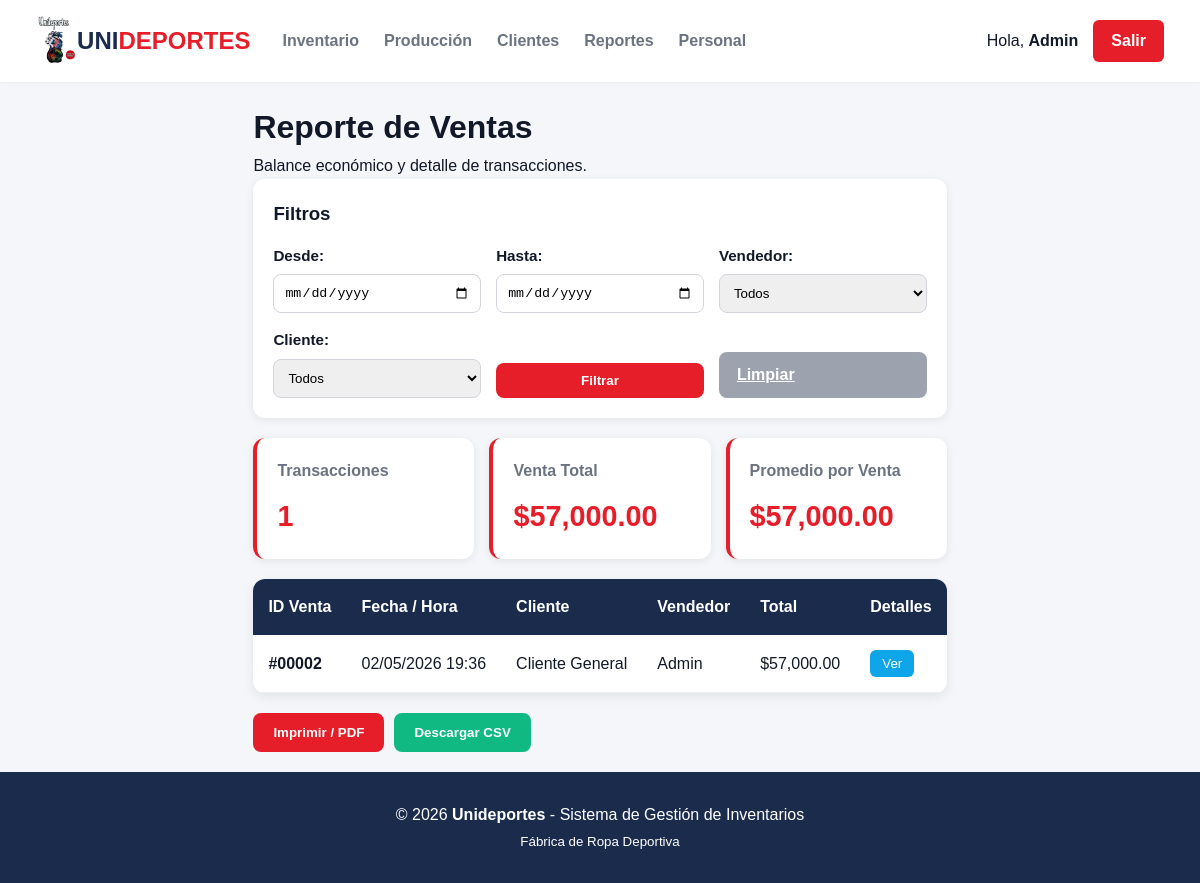
/views/reportes_ventas.php (signed in), run on an earlier commit of the app's database.
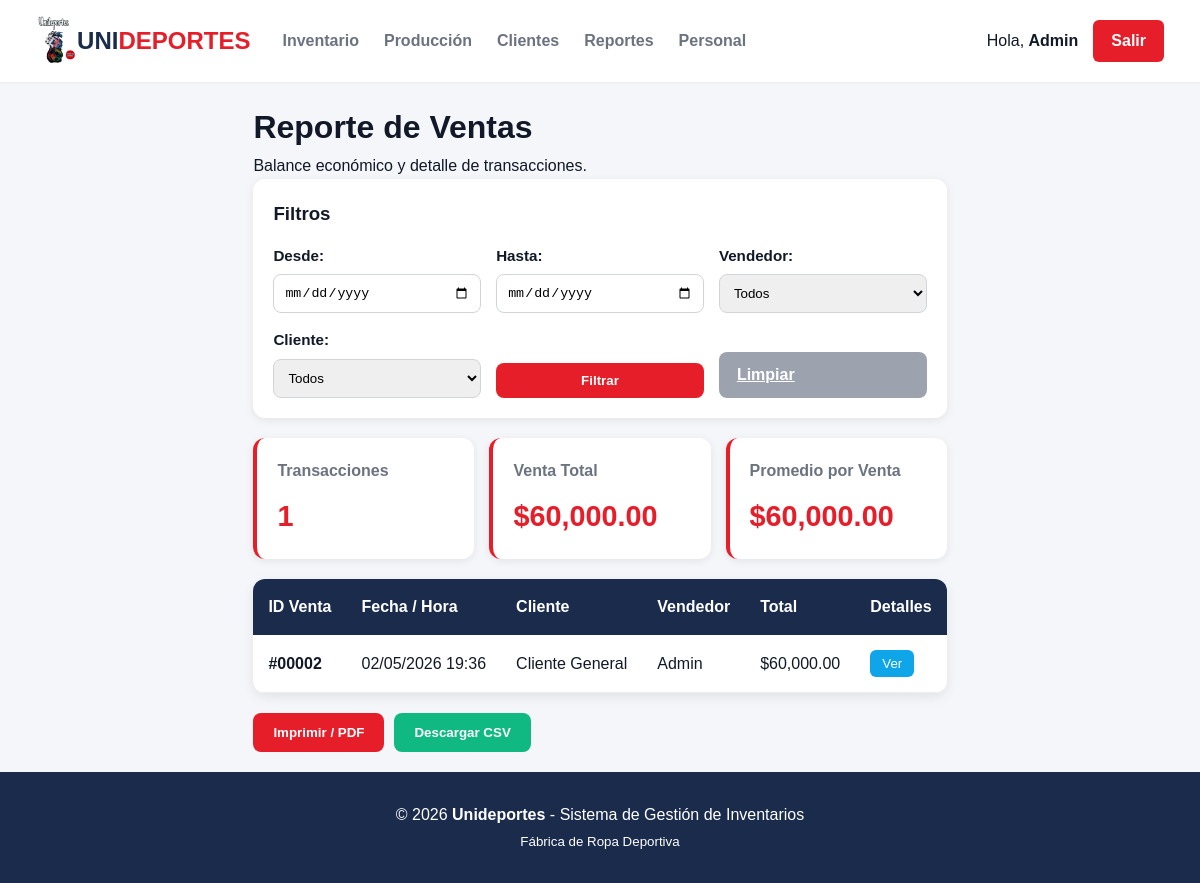
And on a later commit of the database.
### tables this page shows
CREATE TABLE IF NOT EXISTS `ventas` (
  `id` int(11) NOT NULL AUTO_INCREMENT,
  `cliente_id` int(11) NOT NULL,
  `vendedor_id` int(11) NOT NULL,
  `total_venta` decimal(10,2) NOT NULL DEFAULT 0.00,
  `fecha_venta` datetime NOT NULL DEFAULT current_timestamp(),
  PRIMARY KEY (`id`),
  KEY `idx_ventas_cliente` (`cliente_id`),
  KEY `idx_ventas_vendedor` (`vendedor_id`),
  CONSTRAINT `fk_ventas_cliente` FOREIGN KEY (`cliente_id`) REFERENCES `clientes` (`id`) ON UPDATE CASCADE ON DELETE RESTRICT,
  CONSTRAINT `fk_ventas_vendedor` FOREIGN KEY (`vendedor_id`) REFERENCES `usuarios` (`id`) ON UPDATE CASCADE ON DELETE RESTRICT
);

CREATE TABLE IF NOT EXISTS `clientes` (
  `id` int(11) NOT NULL AUTO_INCREMENT,
  `nombre_completo` varchar(150) NOT NULL,
  `nit_cedula` varchar(30) NOT NULL,
  `telefono` varchar(30) DEFAULT NULL,
  `email` varchar(100) DEFAULT NULL,
  `tipo_cliente` varchar(30) NOT NULL DEFAULT 'Individual',
  `created_at` timestamp NOT NULL DEFAULT current_timestamp(),
  PRIMARY KEY (`id`),
  UNIQUE KEY `uq_clientes_nit_cedula` (`nit_cedula`)
);

CREATE TABLE IF NOT EXISTS `usuarios` (
  `id` int(11) NOT NULL AUTO_INCREMENT,
  `name` varchar(50) DEFAULT NULL,
  `lastname` varchar(50) DEFAULT NULL,
  `username` varchar(50) NOT NULL,
  `password` varchar(255) NOT NULL,
  `email` varchar(100) DEFAULT NULL,
  `role` enum('admin','colaborador','vendedor') DEFAULT 'colaborador',
  `created_at` timestamp NOT NULL DEFAULT current_timestamp(),
  PRIMARY KEY (`id`),
  UNIQUE KEY `username` (`username`)
);

### views/reportes_ventas.php (the view, shortened to what this page needs)
<?php
$conn = connection();
$filtro_fecha_desde = $_GET['fecha_desde'] ?? '';
$filtro_fecha_hasta = $_GET['fecha_hasta'] ?? '';
$where_parts = [];
$where_clause = !empty($where_parts) ? "WHERE " . implode(" AND ", $where_parts) : "";
$sql = "SELECT v.id, v.total_venta, v.fecha_venta, c.id AS cliente_id, c.nombre_completo AS cliente, u.id AS vendedor_id, u.username AS vendedor
        FROM ventas v
        INNER JOIN clientes c ON v.cliente_id = c.id
        INNER JOIN usuarios u ON v.vendedor_id = u.id
        $where_clause
        ORDER BY v.fecha_venta DESC";
$query = mysqli_query($conn, $sql);
$total_ventas = 0;
$cantidad_transacciones = 0;
$datos_ventas = [];
while ($row = mysqli_fetch_assoc($query)) {
    $datos_ventas[] = $row;
    $total_ventas += $row['total_venta'];
    $cantidad_transacciones++;
}
include(__DIR__ . "/header.php");
?>
<div class="reporte-page">
    <div class="reporte-header">
        <div>
            <h1> Reporte de Ventas</h1>
            <p>Balance económico y detalle de transacciones.</p>
        </div>
    </div>
    <div class="filtros-section">
        <h3> Filtros</h3>
        <form method="GET" class="filtros-form">
            <div class="filtro-grupo">
                <label>Desde:</label>
                <input type="date" name="fecha_desde" value="<?= htmlspecialchars($filtro_fecha_desde) ?>">
            </div>
            <div class="filtro-grupo">
                <label>Hasta:</label>
                <input type="date" name="fecha_hasta" value="<?= htmlspecialchars($filtro_fecha_hasta) ?>">
            </div>
            <div class="filtro-grupo">
                <label>Vendedor:</label>
                <select name="vendedor">
                    <option value="">Todos</option>
                </select>
            </div>
            <div class="filtro-grupo">
                <label>Cliente:</label>
                <select name="cliente">
                    <option value="">Todos</option>
                </select>
            </div>
            <button type="submit" class="btn-filtrar"> Filtrar</button>
            <a href="reportes_ventas.php" class="btn-limpiar"> Limpiar</a>
        </form>
    </div>
    <div class="resumen-totales">
        <div class="total-card">
            <p>Transacciones</p>
            <h2><?= $cantidad_transacciones ?></h2>
        </div>
        <div class="total-card">
            <p>Venta Total</p>
            <h2>$<?= number_format($total_ventas, 2, '.', ',') ?></h2>
        </div>
        <div class="total-card">
            <p>Promedio por Venta</p>
            <h2>$<?= number_format($cantidad_transacciones > 0 ? $total_ventas / $cantidad_transacciones : 0, 2, '.', ',') ?></h2>
        </div>
    </div>
    <section class="users-table">
        <table id="tablasVentas" class="tabla-reportes">
            <thead>
                <tr>
                    <th>ID Venta</th>
                    <th>Fecha / Hora</th>
                    <th>Cliente</th>
                    <th>Vendedor</th>
                    <th class="text-right">Total</th>
                    <th>Detalles</th>
                </tr>
            </thead>
            <tbody>
                <?php foreach ($datos_ventas as $venta): ?>
                <tr>
                    <td><strong>#<?= str_pad($venta['id'], 5, "0", STR_PAD_LEFT) ?></strong></td>
                    <td><?= date("d/m/Y H:i", strtotime($venta['fecha_venta'])) ?></td>
                    <td><?= htmlspecialchars($venta['cliente']) ?></td>
                    <td><span class="user-tag"><?= htmlspecialchars(ucfirst($venta['vendedor'])) ?></span></td>
                    <td class="text-right total-bold">$<?= number_format($venta['total_venta'], 2, '.', ',') ?></td>
                    <td>
                        <button type="button" class="toggle-detalle-venta" data-venta-id="<?= $venta['id'] ?>"> Ver</button>
                    </td>
                </tr>
                <?php endforeach; ?>
            </tbody>
        </table>
    </section>
    <div class="acciones-reporte">
        <button onclick="window.print()" class="btn-imprimir"> Imprimir / PDF</button>
        <button onclick="exportarCSV()" class="btn-exportar"> Descargar CSV</button>
    </div>
</div>
<?php include(__DIR__ . "/footer.php"); ?>

### views/header.php (shortened to what this page needs)
<?php
$usuario_nombre = $_SESSION['username'] ?? 'Invitado';
$rol_usuario = $_SESSION['role'] ?? 'colaborador';
?>
<!DOCTYPE html>
<html lang="es">
<head>
       <link rel="stylesheet" href="../assets/css/style.css">
    <link rel="stylesheet" href="/unideportes-system/assets/CSS/style.css?v=<?php echo time(); ?>">
</head>
<body>
<header class="main-header">
    <div class="nav-container">
        <a class="logo" href="<?= ($rol_usuario == 'admin') ? 'panel_admin.php' : 'panel_vendedor.php' ?>">
            <img src="/unideportes-system/assets/logo-imagenes/logo-unideportes.png" alt="Logo Unideportes" class="logo-img">
            UNI<span style="color: var(--primary);">DEPORTES</span>
        </a>
        <nav class="main-nav">
            <ul class="nav-list">
                <li><a href="inventario.php">Inventario</a></li>
                <li><a href="pedidos.php">Producción</a></li>
                <li><a href="clientes.php">Clientes</a></li>
                <?php if ($rol_usuario == 'admin'): ?>
                    <li><a href="reportes_ventas.php">Reportes</a></li>
                    <li><a href="admin_user.php">Personal</a></li>
                <?php endif; ?>
            </ul>
        </nav>
        <div class="user-info">
            <span>Hola, <strong><?= ucfirst($usuario_nombre) ?></strong></span>
            <a href="/unideportes-system/controllers/logout.php" class="btn-salir">Salir</a>
        </div>
    </div>
</header>

### views/footer.php
<footer class="main-footer">
        <div class="footer-content">
            <p>&copy; <?php echo date("Y"); ?> <strong>Unideportes</strong> - Sistema de Gestión de Inventarios</p>
            <small>Fábrica de Ropa Deportiva</small>
        </div>
    </footer>
    </body>
</html>

### assets/CSS/style.css (style rules this page uses)
:root { --primary: #E61E2A; --primary-dark: #c91a25; --navy: #1A2B4C; --bg: #f4f6f9; --card: #ffffff; --text: #111827; --text-light: #6B7280; --border: #e5e7eb; --success: #10b981; --warning: #f59e0b; --danger: #ef4444; --radius: 12px; --radius-sm: 6px; --shadow-sm: 0 1px 2px rgba(0,0,0,0.05); --shadow-md: 0 4px 6px rgba(0,0,0,0.1); --shadow-lg: 0 10px 15px rgba(0,0,0,0.1); --font-main: 'Quattrocento', sans-serif; }
*, *::before, *::after { margin: 0; padding: 0; box-sizing: border-box; }
body { font-family: var(--font-main); background-color: var(--bg); color: var(--text); line-height: 1.6; min-height: 100vh; display: flex; flex-direction: column; }
.main-header { background: var(--card); box-shadow: var(--shadow-sm); padding: 1rem; position: sticky; top: 0; z-index: 1000; }
.nav-container { display: flex; align-items: center; justify-content: space-between; max-width: 1300px; margin: 0 auto; padding: 0 20px; }
.logo { text-decoration: none; color: var(--navy); font-weight: 700; font-size: 1.5rem; display: flex; align-items: center; }
.main-nav { flex-grow: 1; margin: 0 2rem; }
.nav-list { display: flex; list-style: none; gap: 25px; align-items: center; }
.nav-list a { text-decoration: none; color: var(--text-light); font-weight: 600; transition: color 0.3s; }
.user-info { display: flex; align-items: center; gap: 15px; }
.btn-salir { background: var(--primary); color: white; padding: 8px 18px; border-radius: var(--radius-sm); text-decoration: none; font-weight: 600; }
footer.main-footer { background: var(--navy); color: white; text-align: center; padding: 30px 0; margin-top: auto; }
.logo img { max-height: 40px; max-width: 100%; height: auto; display: block; object-fit: contain; }
@media (min-width: 1200px) { .logo img { max-height: 50px; } }

### views/reportes_ventas.php (style rules this page uses)
.reporte-page { max-width: 1200px; margin: 20px auto; padding: 0 15px; }
.filtros-section { background: #fff; padding: 20px; border-radius: 12px; margin-bottom: 20px; box-shadow: 0 2px 8px rgba(0,0,0,0.08); }
.filtros-form { display: grid; grid-template-columns: repeat(auto-fit, minmax(200px, 1fr)); gap: 15px; margin-top: 15px; }
.filtro-grupo { display: flex; flex-direction: column; }
.filtro-grupo label { font-weight: 600; margin-bottom: 6px; font-size: 0.95rem; }
.filtro-grupo input, .filtro-grupo select { padding: 10px; border: 1px solid #d1d5db; border-radius: 8px; }
.btn-filtrar, .btn-limpiar { align-self: flex-end; padding: 10px 18px; border: none; border-radius: 8px; cursor: pointer; font-weight: 600; }
.btn-filtrar { background: var(--primary); color: white; }
.btn-limpiar { background: #9ca3af; color: white; }
.resumen-totales { display: grid; grid-template-columns: repeat(auto-fit, minmax(220px, 1fr)); gap: 15px; margin-bottom: 20px; }
.total-card { background: #fff; padding: 20px; border-radius: 12px; box-shadow: 0 2px 8px rgba(0,0,0,0.08); border-left: 4px solid var(--primary); }
.total-card p { margin: 0 0 10px 0; color: #6B7280; font-weight: 600; }
.total-card h2 { margin: 0; color: var(--primary); font-size: 1.8rem; }
.tabla-reportes { width: 100%; border-collapse: collapse; background: #fff; border-radius: 12px; overflow: hidden; box-shadow: 0 4px 12px rgba(0,0,0,0.08); }
.tabla-reportes th { background: #1A2B4C; color: #fff; padding: 15px; text-align: left; }
.tabla-reportes td { padding: 15px; border-bottom: 1px solid #eee; }
.toggle-detalle-venta { padding: 6px 12px; background: #0ea5e9; color: white; border: none; border-radius: 6px; cursor: pointer; }
.acciones-reporte { margin-top: 20px; display: flex; gap: 10px; }
.btn-imprimir, .btn-exportar { padding: 12px 20px; border: none; border-radius: 8px; cursor: pointer; font-weight: 600; }
.btn-imprimir { background: var(--primary); color: white; }
.btn-exportar { background: #10b981; color: white; }

What changed in the data, as far as the page shows it:
changed ventas "Cliente General": total_venta "57,000.00" → "60,000.00"
Also different on the page:
$total_ventas: "57,000.00" → "60,000.00"
text no longer shown: "57,000.00"
text now shown: "60,000.00"
